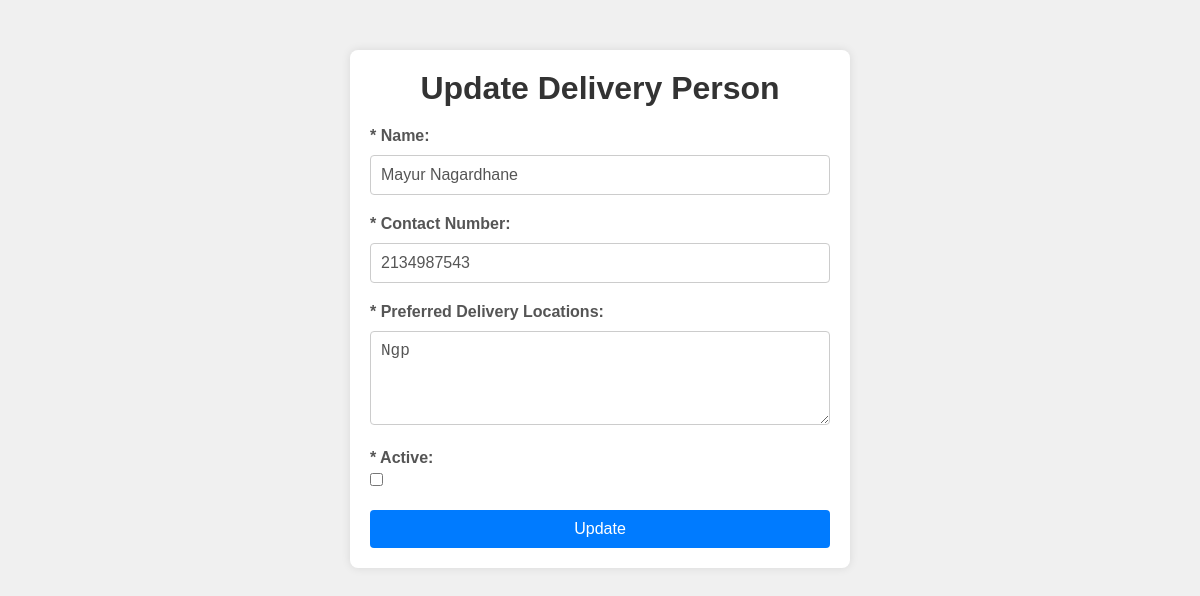
Page /open_update_delivery_person/DPMANG800460 (signed in) on the committed database.
### app.py (models this page shows)
class DeliveryPerson(db.Model):
    DeliveryPersonID = db.Column(db.String(60), primary_key=True)
    DeliveryPersonName = db.Column(db.String(255))
    ContactNumber = db.Column(db.String(20))
    TotalDeliveries = db.Column(db.Integer)
    PreferredDeliveryLocations = db.Column(db.String(255))
    ActiveOrObsolete = db.Column(db.Boolean)

### app.py (the view)
@app.route('/open_update_delivery_person/<string:DeliveryPersonID>')
def open_update_delivery_person(DeliveryPersonID):
    if session['LoggedIn']==True and (session['Designation']=="Admin" ):
        delivery_person = DeliveryPerson.query.get_or_404(DeliveryPersonID)
        return render_template("updateDeliveryPerson.html", delivery_person=delivery_person)

### templates/updateDeliveryPerson.html (shortened to what this page needs)
<!DOCTYPE html>
<html lang="en">
<head>
</head>
<body>
    <div class="container">
        <h1>Update Delivery Person</h1>
        <form action="/update_delivery_person/{{ delivery_person.DeliveryPersonID }}" method="POST">
            <div class="form-group">
                <label for="deliveryPersonName">* Name:</label>
                <input type="text" id="deliveryPersonName" name="deliveryPersonName" value="{{ delivery_person.DeliveryPersonName }}" required>
            </div>
            <div class="form-group">
                <label for="contactNumber">* Contact Number:</label>
                <input type="tel" id="contactNumber" name="contactNumber" value="{{ delivery_person.ContactNumber }}" pattern="[0-9]{10}" title="Please enter a valid 10-digit Indian phone number" required>
            </div>
            <div class="form-group">
                <label for="preferredDeliveryLocations">* Preferred Delivery Locations:</label>
                <textarea id="preferredDeliveryLocations" name="preferredDeliveryLocations" rows="4" required>{{ delivery_person.PreferredDeliveryLocations }}</textarea>
            </div>
            <div class="form-group">
                <label for="activeOrObsolete">* Active:</label>
                <input type="checkbox" id="activeOrObsolete" name="activeOrObsolete" {% if delivery_person.ActiveOrObsolete %}checked{% endif %}>
            </div>
            <button type="submit">Update</button>
        </form>
    </div>
</body>
</html>

### templates/updateDeliveryPerson.html (style rules this page uses)
* { margin: 0; padding: 0; box-sizing: border-box; }
body { font-family: Arial, sans-serif; background-color: #f0f0f0; margin: 0; padding: 0; }
.container { max-width: 500px; margin: 50px auto; background-color: #fff; padding: 20px; border-radius: 8px; box-shadow: 0 0 10px rgba(0, 0, 0, 0.1); }
h1 { text-align: center; color: #333; margin-bottom: 20px; }
.form-group { margin-bottom: 20px; }
label { font-weight: bold; color: #555; display: block; margin-bottom: 5px; }
input[type="text"], input[type="tel"], input[type="number"], textarea { width: 100%; padding: 10px; border: 1px solid #ccc; border-radius: 4px; box-sizing: border-box; font-size: 16px; color: #555; margin-top: 5px; }
input[type="checkbox"] { width: auto; }
button { display: block; width: 100%; padding: 10px 20px; background-color: #007bff; color: #fff; border: none; border-radius: 4px; cursor: pointer; font-size: 16px; transition: background-color 0.3s ease; }

### rows in the picture
DeliveryPerson: deliveryPersonName "Mayur Nagardhane", contactNumber "2134987543", preferredDeliveryLocations "Ngp"
